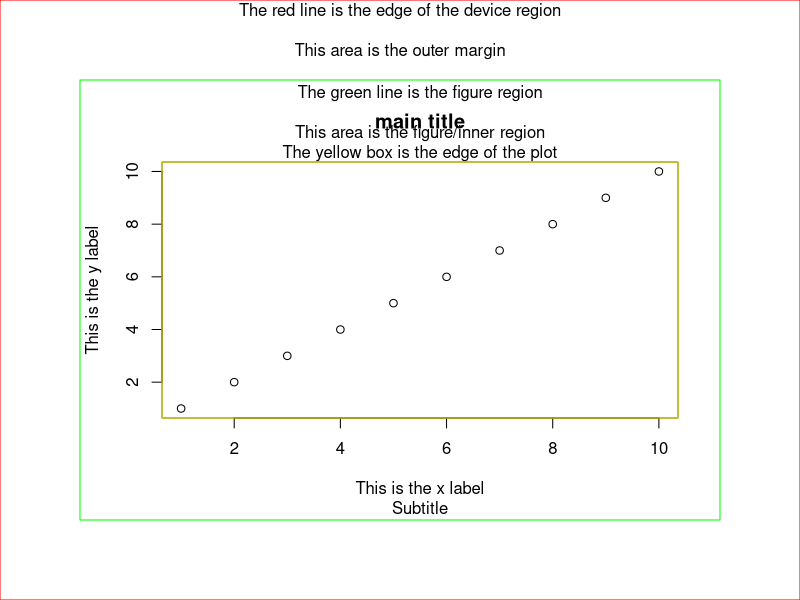
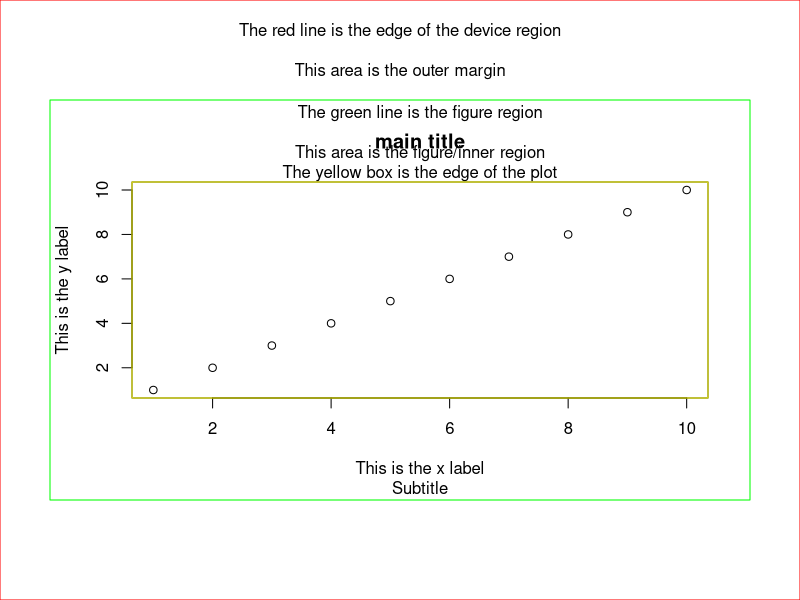
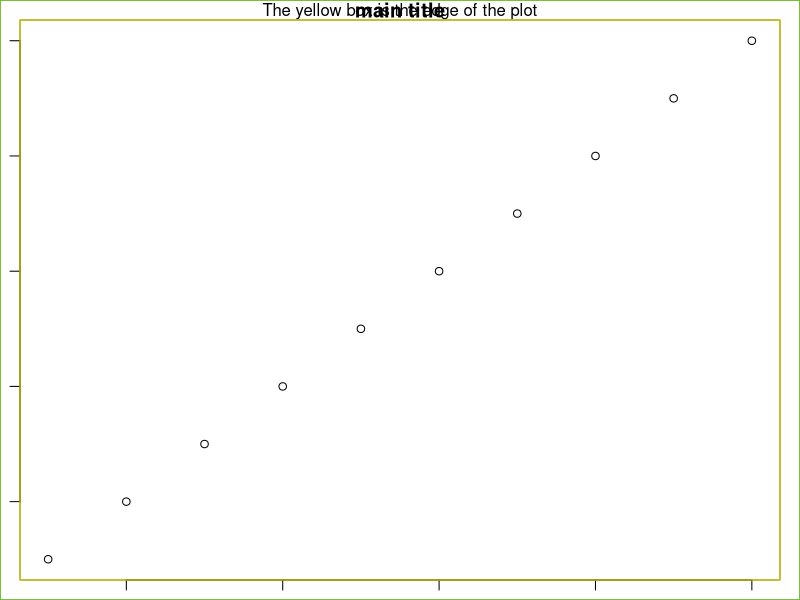
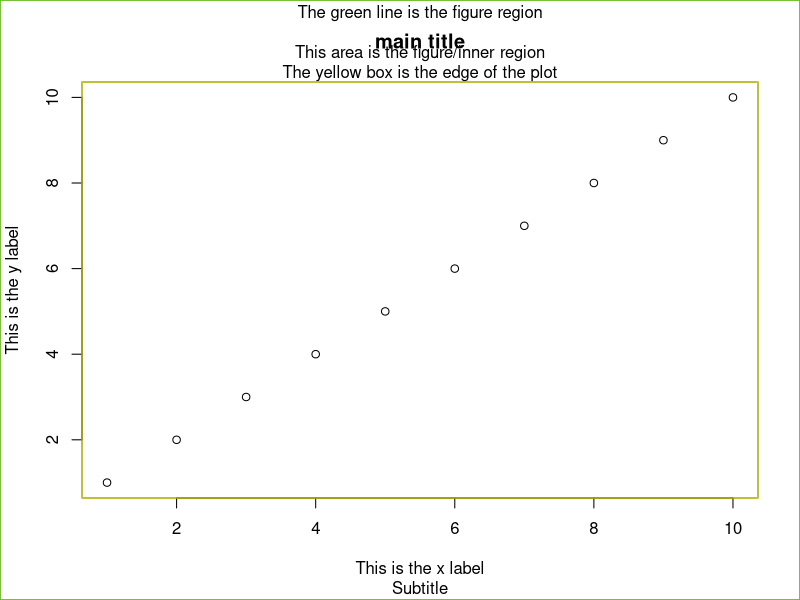

These charts were generated, in order, by the following R code:
# using par to set margins and layout

# need to save current status of par
oldParValues <- par(no.readonly = TRUE)

# here's a diagram of plot regions
par(omi = c(.8, .8, .8, .8))
makeAPlot <- function() {
  plot(1:10, main = "main title", xlab = "This is the x label", ylab = "This is the y label", sub = "Subtitle")+
    box(which = "outer",  col = "red")+
    mtext("The red line is the edge of the device region", side = 3, line = 3, outer = TRUE)+
    mtext("This area is the outer margin", side = 3, line = 1, outer = TRUE)+
    box(which = "inner",  col = "green")+
    mtext("The green line is the figure region", side = 3, line = 3)+
    mtext("This area is the figure/inner region", side = 3, line = 1)+
    #box(which = "figure", col = "blue")+
    mtext("The yellow box is the edge of the plot")+
    box(which = "plot", col = "yellow")
}

makeAPlot()

# margins are specified in lines of text or inches.
par("oma") # lines of text: bottom, left, top, right
par("omi") # inches

# lets start from the outside of the plot and move in
# regarding the device region / outer margins ---------------------------------------------
# din - Width and height of device in inches. 
# dev.size is similiar, but dynamic when window is resized.
par("din") # run ... resize the plot window ... run 

# Regarding the outer margin ----------------------------------------------

par("oma") # outer margin / lines (bottom, left, top, right)
par("omi") # outer margin / inches (bottom, left, top, right)

par(omi = c(1,.5,1,.5))
makeAPlot()
par(oldParValues) # reset par


# omd is in relation to device size
par("omd") # outer margin / fraction of din (x1, x2, y1, y2)

#...so
omd_x1 <- par("omd")[1]
din_width <- par("din")[1]
omi_left <- par("omi")[2]
omd_x1 * din_width == omi_left


# regarding the figure region -----------------------------------------------
par("mar") # figure margin / lines (bottom, left, top, right)
par("mai") # figure margin / inches (bottom, left, top, right)

par(mai = c(.2,.2,.2,.2))
makeAPlot()
par(oldParValues) # reset par

# regarding the plot region -------------------------
# size of plot region - x1, x2, y1, y2
par("usr")
par(usr = c(1,15,1,12))
makeAPlot()
